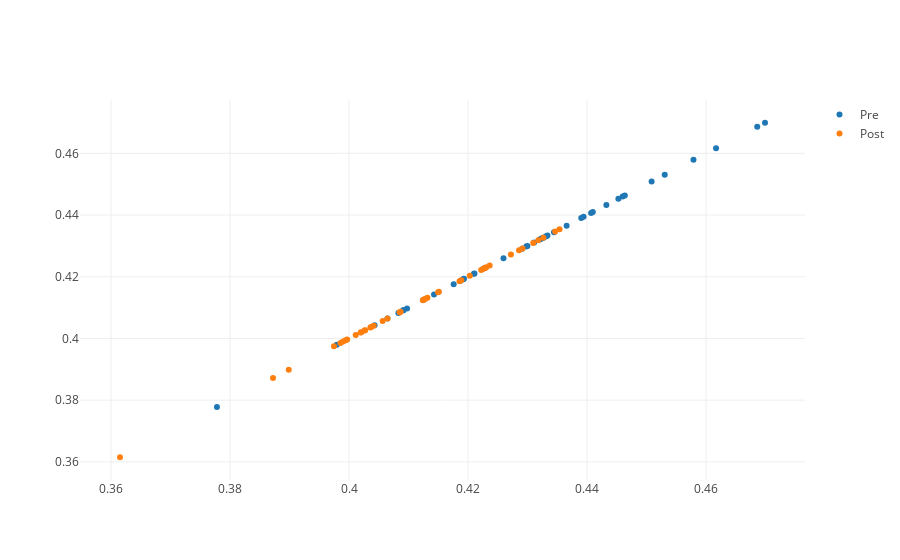
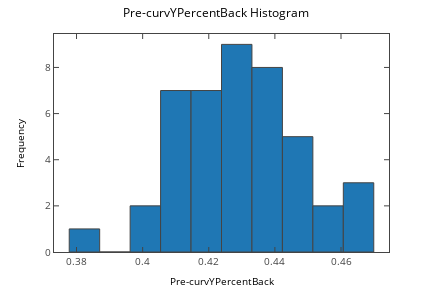
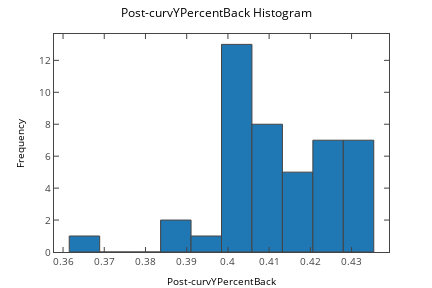
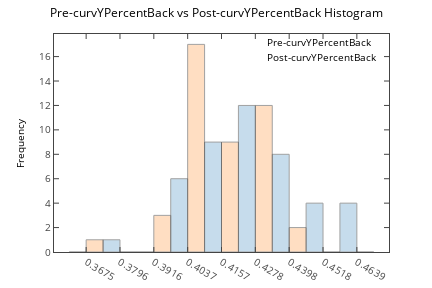

The code cell stored with these charts, in order, in its notebook:
### Code cell
print(len(resultListPre))
print(len(resultListPost))

significance = 0.05

groupResultsPre=GroupResults(resultListPre)
groupResultsPost=GroupResults(resultListPost)
deltaResults=DeltaResults(resultListPre,resultListPost)

for currMetric in groupResultsPre.metrics:
    gc=GroupCompare(groupResultsPre,groupResultsPost,currMetric)
    #if(gc.p<significance):
    #    print("Metric:",gc.metric," p:",gc.p)
    print(gc.metric,",",gc.p)
    
fig=go.Figure()
fig.add_trace(go.Scatter(x=groupResultsPre.results["curvYPercentBack"],y=groupResultsPre.results["curvYPercentBack"],mode='markers',name='Pre'))
fig.add_trace(go.Scatter(x=groupResultsPost.results["curvYPercentBack"],y=groupResultsPost.results["curvYPercentBack"],mode='markers',name='Post'))
fig.show()

plot_hist(groupResultsPre.results["curvYPercentBack"],"Pre-curvYPercentBack")
plot_hist(groupResultsPost.results["curvYPercentBack"],"Post-curvYPercentBack")
plot_hist_double(groupResultsPre.results["curvYPercentBack"],"Pre-curvYPercentBack",groupResultsPost.results["curvYPercentBack"],"Post-curvYPercentBack")

for currMetric in deltaResults.metrics:
    print(currMetric,deltaResults.means[currMetric],deltaResults.stds[currMetric])

### Figure 1 — Plotly figure (JSON) as saved in the notebook; plotly's stock layout.template omitted (floating-point values rounded to 4 significant figures)
{"data": [{"mode": "markers", "name": "Pre", "type": "scatter", "uid": "54850791-c6c8-4bbf-a2b6-e4cf5874db0e", "x": [0.4579, 0.4617, 0.4366, 0.4699, 0.446, 0.4333, 0.4432, 0.4453, 0.432, 0.4211, 0.4097, 0.4508, 0.4176, 0.4463, 0.4083, 0.3778, 0.4686, 0.4311, 0.4331, 0.4327, 0.439, 0.4043, 0.4065, 0.4407, 0.4193, 0.4091, 0.4226, 0.4394, 0.4291, 0.4531, 0.441, 0.4344, 0.4298, 0.4325, 0.4323, 0.4091, 0.4187, 0.4143, 0.3979, 0.421, 0.426, 0.43, 0.4192, 0.4125], "y": [0.4579, 0.4617, 0.4366, 0.4699, 0.446, 0.4333, 0.4432, 0.4453, 0.432, 0.4211, 0.4097, 0.4508, 0.4176, 0.4463, 0.4083, 0.3778, 0.4686, 0.4311, 0.4331, 0.4327, 0.439, 0.4043, 0.4065, 0.4407, 0.4193, 0.4091, 0.4226, 0.4394, 0.4291, 0.4531, 0.441, 0.4344, 0.4298, 0.4325, 0.4323, 0.4091, 0.4187, 0.4143, 0.3979, 0.421, 0.426, 0.43, 0.4192, 0.4125]}, {"mode": "markers", "name": "Post", "type": "scatter", "uid": "f22a1bc7-ba62-4fda-af12-f73bf655692a", "x": [0.4236, 0.4286, 0.4318, 0.431, 0.4346, 0.3975, 0.3985, 0.3997, 0.4036, 0.3994, 0.4011, 0.423, 0.4056, 0.4026, 0.4037, 0.3899, 0.4019, 0.4126, 0.4203, 0.4186, 0.4128, 0.4272, 0.4228, 0.4041, 0.4354, 0.4085, 0.4292, 0.4222, 0.423, 0.399, 0.4087, 0.4189, 0.3615, 0.4327, 0.402, 0.4085, 0.4225, 0.4132, 0.3872, 0.415, 0.4124, 0.4151, 0.4065, 0.4027], "y": [0.4236, 0.4286, 0.4318, 0.431, 0.4346, 0.3975, 0.3985, 0.3997, 0.4036, 0.3994, 0.4011, 0.423, 0.4056, 0.4026, 0.4037, 0.3899, 0.4019, 0.4126, 0.4203, 0.4186, 0.4128, 0.4272, 0.4228, 0.4041, 0.4354, 0.4085, 0.4292, 0.4222, 0.423, 0.399, 0.4087, 0.4189, 0.3615, 0.4327, 0.402, 0.4085, 0.4225, 0.4132, 0.3872, 0.415, 0.4124, 0.4151, 0.4065, 0.4027]}], "layout": {}}

### Figure 2 — Plotly figure (JSON) as saved in the notebook; plotly's stock layout.template omitted (floating-point values rounded to 4 significant figures)
{"data": [{"marker": {"color": "#1F77B4", "line": {"width": 1}}, "opacity": 1, "orientation": "v", "type": "bar", "uid": "5ebfd78e-fd4a-4750-ab08-39bd38950401", "x": [0.3824, 0.3916, 0.4008, 0.41, 0.4192, 0.4285, 0.4377, 0.4469, 0.4561, 0.4653], "xaxis": "x", "y": [1, 0, 2, 7, 7, 9, 8, 5, 2, 3], "yaxis": "y"}], "layout": {"autosize": false, "bargap": 0, "height": 288, "hovermode": "closest", "margin": {"b": 36, "l": 54, "pad": 0, "r": 43, "t": 34}, "showlegend": false, "title": {"font": {"color": "#000000", "size": 12}, "text": "Pre-curvYPercentBack Histogram"}, "width": 432, "xaxis": {"anchor": "y", "domain": [0, 1], "mirror": "ticks", "nticks": 7, "range": [0.3732, 0.4745], "showgrid": false, "showline": true, "side": "bottom", "tickfont": {"size": 10}, "ticks": "inside", "title": {"font": {"color": "#000000", "size": 10}, "text": "Pre-curvYPercentBack"}, "type": "linear", "zeroline": false}, "yaxis": {"anchor": "x", "domain": [0, 1], "mirror": "ticks", "nticks": 6, "range": [0, 9.45], "showgrid": false, "showline": true, "side": "left", "tickfont": {"size": 10}, "ticks": "inside", "title": {"font": {"color": "#000000", "size": 10}, "text": "Frequency"}, "type": "linear", "zeroline": false}}}

### Figure 3 — Plotly figure (JSON) as saved in the notebook; plotly's stock layout.template omitted (floating-point values rounded to 4 significant figures)
{"data": [{"marker": {"color": "#1F77B4", "line": {"width": 1}}, "opacity": 1, "orientation": "v", "type": "bar", "uid": "02e2edc2-3b43-48ef-9190-8c5e3f00b85e", "x": [0.3652, 0.3726, 0.38, 0.3874, 0.3947, 0.4021, 0.4095, 0.4169, 0.4243, 0.4317], "xaxis": "x", "y": [1, 0, 0, 2, 1, 13, 8, 5, 7, 7], "yaxis": "y"}], "layout": {"autosize": false, "bargap": 0, "height": 288, "hovermode": "closest", "margin": {"b": 36, "l": 54, "pad": 0, "r": 43, "t": 34}, "showlegend": false, "title": {"font": {"color": "#000000", "size": 12}, "text": "Post-curvYPercentBack Histogram"}, "width": 432, "xaxis": {"anchor": "y", "domain": [0, 1], "mirror": "ticks", "nticks": 10, "range": [0.3578, 0.4391], "showgrid": false, "showline": true, "side": "bottom", "tickfont": {"size": 10}, "ticks": "inside", "title": {"font": {"color": "#000000", "size": 10}, "text": "Post-curvYPercentBack"}, "type": "linear", "zeroline": false}, "yaxis": {"anchor": "x", "domain": [0, 1], "mirror": "ticks", "nticks": 8, "range": [0, 13.65], "showgrid": false, "showline": true, "side": "left", "tickfont": {"size": 10}, "ticks": "inside", "title": {"font": {"color": "#000000", "size": 10}, "text": "Frequency"}, "type": "linear", "zeroline": false}}}

### Figure 4 — Plotly figure (JSON) as saved in the notebook; plotly's stock layout.template omitted (floating-point values rounded to 4 significant figures)
{"data": [{"marker": {"color": "rgba(31, 119, 180, 0.5)", "line": {"width": 1}}, "opacity": 0.5, "orientation": "v", "type": "bar", "uid": "423cc587-3737-4152-849a-52de3baf6ada", "x": [0.3675, 0.3796, 0.3916, 0.4037, 0.4157, 0.4278, 0.4398, 0.4518, 0.4639], "xaxis": "x", "y": [0, 1, 0, 6, 9, 12, 8, 4, 4], "yaxis": "y"}, {"marker": {"color": "rgba(255, 127, 14, 0.5)", "line": {"width": 1}}, "opacity": 0.5, "orientation": "v", "type": "bar", "uid": "d1f3f998-169f-435a-8164-1cb826cef501", "x": [0.3675, 0.3796, 0.3916, 0.4037, 0.4157, 0.4278, 0.4398, 0.4518, 0.4639], "xaxis": "x", "y": [1, 0, 3, 17, 9, 12, 2, 0, 0], "yaxis": "y"}], "layout": {"annotations": [{"align": "left", "font": {"color": "#000000", "size": 10}, "opacity": 1, "showarrow": false, "text": "Pre-curvYPercentBack", "x": 0.6311, "xanchor": "left", "xref": "paper", "y": 0.9237, "yanchor": "bottom", "yref": "paper"}, {"align": "left", "font": {"color": "#000000", "size": 10}, "opacity": 1, "showarrow": false, "text": "Post-curvYPercentBack", "x": 0.6311, "xanchor": "left", "xref": "paper", "y": 0.8546, "yanchor": "bottom", "yref": "paper"}], "autosize": false, "bargap": 0, "height": 288, "hovermode": "closest", "margin": {"b": 36, "l": 54, "pad": 0, "r": 43, "t": 34}, "showlegend": false, "title": {"font": {"color": "#000000", "size": 12}, "text": "Pre-curvYPercentBack vs Post-curvYPercentBack Histogram"}, "width": 432, "xaxis": {"anchor": "y", "domain": [0, 1], "mirror": "ticks", "nticks": 8, "range": [0.3561, 0.4753], "showgrid": false, "showline": true, "side": "bottom", "tickfont": {"size": 10}, "ticks": "inside", "type": "linear", "zeroline": false}, "yaxis": {"anchor": "x", "domain": [0, 1], "mirror": "ticks", "nticks": 10, "range": [0, 17.85], "showgrid": false, "showline": true, "side": "left", "tickfont": {"size": 10}, "ticks": "inside", "title": {"font": {"color": "#000000", "size": 10}, "text": "Frequency"}, "type": "linear", "zeroline": false}}}
